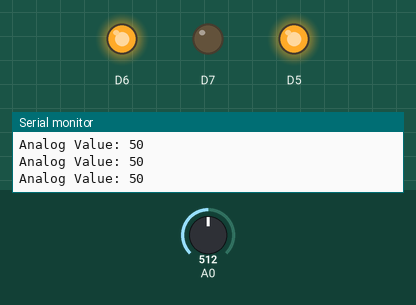
The program below on a simulated ESP8266 (NodeMCU). On the bench: output pins drawn as LEDs (lit = HIGH), the last lines printed to the serial monitor. Inputs (shaded band) come from the test bench; at power-on: A0 = 512.

Above: at 1.2 s.
1.3 s: A0 set to 498
At 2.1 s:
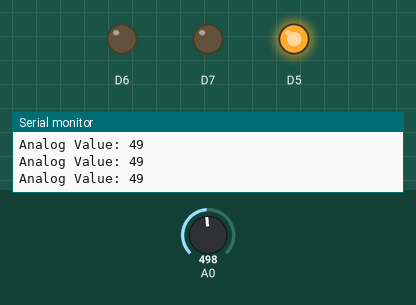
2.9 s: A0 set to 259
5.2 s: A0 set to 243
At 7.1 s:
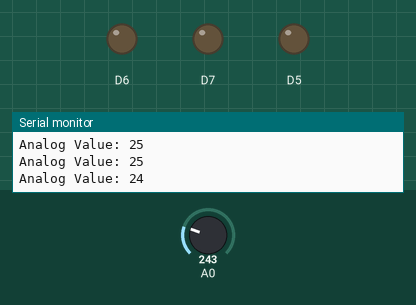
8.2 s: A0 set to 900
At 10.8 s:
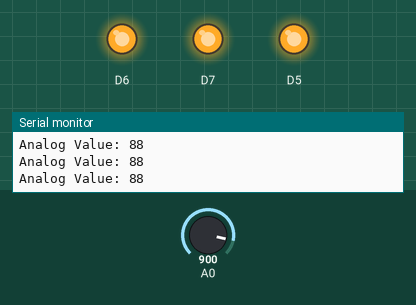
11.1 s: A0 set to 780
12.6 s: A0 set to 745
At 13.4 s:
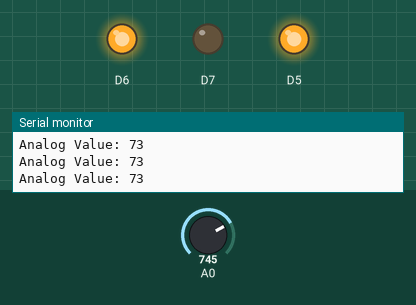
Timing chart, 0 to 15.1 s (numbered marks = the images above; inputs shaded):
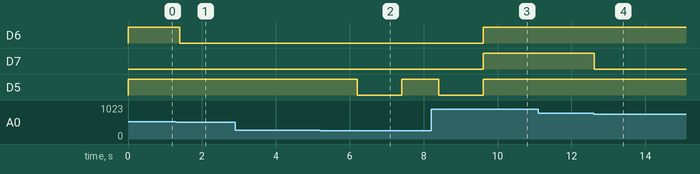

The program:

main.cpp
```cpp
#include <Arduino.h>

const int LED_1_ON = 0;
const int LED_2_ON = 1;
const int LED_3_ON = 2;
const int LED_4_ON = 3;

int state;

void setup() {
  // put your setup code here, to run once:
  Serial.begin(115200);
  pinMode(D5, OUTPUT);
  pinMode(D6, OUTPUT);
  pinMode(D7, OUTPUT);
  state = LED_1_ON;
}

void loop() {
  // Read and map the analog value
  int val = map(analogRead(A0), 0, 1023, 0, 100);
  Serial.print("Analog Value: ");
  Serial.println(val);

  if (val >= 0 && val < 25) {
    state = LED_1_ON;
  }
  else if (val >= 25 && val < 50) {
    state = LED_2_ON;
  }
  else if (val >= 50 && val < 75) {
    state = LED_3_ON;
  }
  else if (val >= 75) {
    state = LED_4_ON;
  }

  switch (state) {

    case LED_1_ON:
      digitalWrite(D5, HIGH);
      delay(1000);
      digitalWrite(D5, LOW);
      delay(1000);
      break;

    case LED_2_ON:
      digitalWrite(D5, HIGH);
      digitalWrite(D6, LOW);
      digitalWrite(D7, LOW);
      break;

    case LED_3_ON:
      digitalWrite(D5, HIGH);
      digitalWrite(D6, HIGH);
      digitalWrite(D7, LOW);
      break;

    case LED_4_ON:
      digitalWrite(D5, HIGH);
      digitalWrite(D6, HIGH);
      digitalWrite(D7, HIGH);
      break;

    default:
      break;
  }

  // Small delay to make sure the analog reading isn't updated too quickly
  delay(200);
}
```

Measured:
- the behaviour switches between 507 and 506 on A0 (found by bisection; images 0 and 1)
- the behaviour switches between 251 and 250 on A0 (found by bisection; images 1 and 2)
- the behaviour switches between 763 and 762 on A0 (found by bisection; images 3 and 4)
- after the input at 1.3 s, D6: HIGH → LOW after 0.10 s
- after the input at 5.2 s, D5: HIGH → LOW after 1.0 s, → HIGH 1.2 s later
- after the input at 8.2 s, D6, D7: LOW → HIGH after 1.4 s; D5: goes on until 9.6 s, then stays HIGH
- after the input at 12.6 s, D7: HIGH → LOW at once
